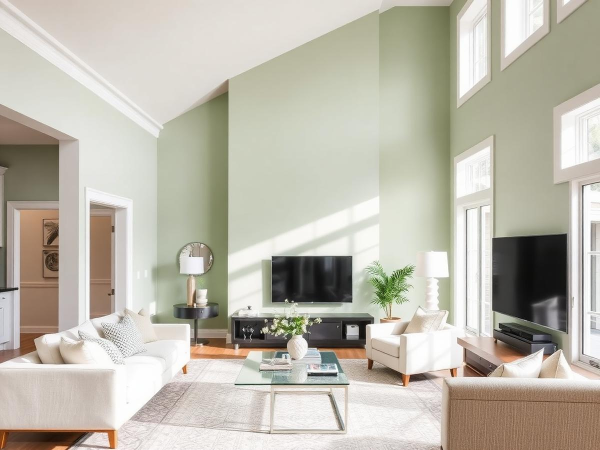
#> input picture src/assets/gallery-1.jpg, 1200 x 900 px (shown at 1/2 size)
$ python add-gallery-photos.py ../src/assets
#> lines starting #> are read from the running program, lines starting #| are printed output that depends on the picture
#!/usr/bin/env python3
"""
Добавляет фото в src/assets/gallery/ с дедупликацией по sha256.

Использование:
  python3 scripts/add-gallery-photos.py <папка-с-исходниками> [--preset premium]

Логика:
1. Считает sha256 каждого исходного файла.
2. Сравнивает с .hashes.json (хеши исходников и обработанных webp).
3. Пропускает дубли, обрабатывает новые премиум-пресетом, аплоадит в CDN,
   создаёт work-NNN.webp.asset.json и обновляет манифест.
"""
import argparse, hashlib, json, os, subprocess, sys, tempfile, re
from pathlib import Path
from PIL import Image, ImageEnhance, ImageFilter, ImageOps

ROOT = Path(__file__).resolve().parent.parent
GAL  = ROOT / "src/assets/gallery"
MANIFEST = GAL / ".hashes.json"

def sha256(path):
    h=hashlib.sha256()
    with open(path,'rb') as f:
        for ch in iter(lambda:f.read(1<<16),b''): h.update(ch)
    return h.hexdigest()

def load_manifest():
    if MANIFEST.exists():
        return json.loads(MANIFEST.read_text())
    return {"by_source": {}, "by_output": {}}  # hash -> work-NNN.webp

def save_manifest(m):
    MANIFEST.write_text(json.dumps(m, indent=2, sort_keys=True) + "\n")

def next_index():
    nums=[int(m.group(1)) for p in GAL.glob("work-*.webp.asset.json")
          if (m:=re.match(r"work-(\d+)\.webp\.asset\.json", p.name))]
    return (max(nums) if nums else 0) + 1

def premium(src, dst):
    im=Image.open(src).convert('RGB')
#> im is the input picture: PIL image 1200x900 RGB; mean R, G, B 189.1, 185, 172.7
    w,h=im.size; s=min(w,h)
#> after `w, h = im.size`: w = 1200; h = 900
#> after `s = min(w, h)`: s = 900
    im=im.crop(((w-s)//2,(h-s)//2,(w+s)//2,(h+s)//2)).resize((1200,1200), Image.LANCZOS)
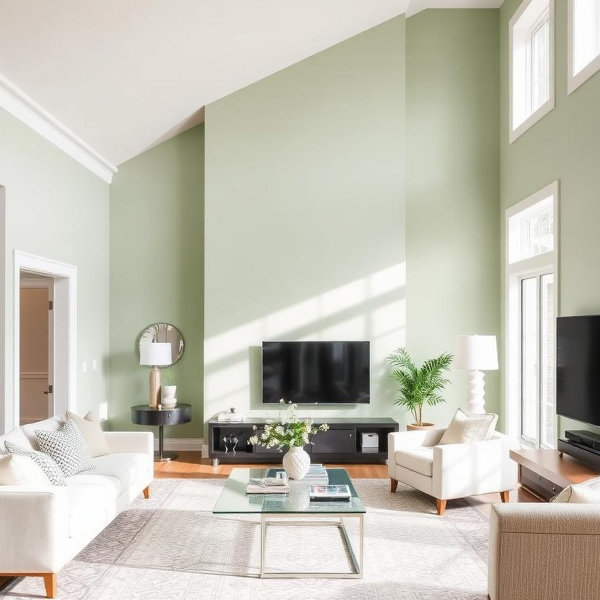
#> im: PIL image 1200x1200 RGB (shown at 1/2 size); mean R, G, B 194.8, 192.5, 180
    im=ImageOps.autocontrast(im, cutoff=1)
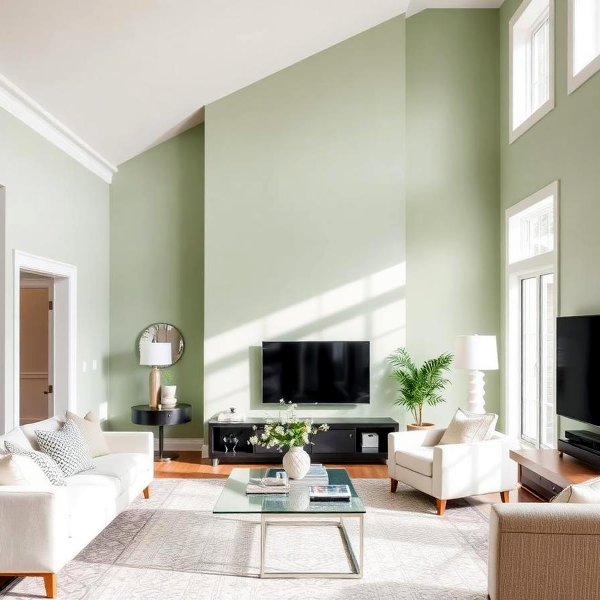
#> im: PIL image 1200x1200 RGB (shown at 1/2 size); mean R, G, B 188, 185.7, 172.6
    r,g,b=im.split()
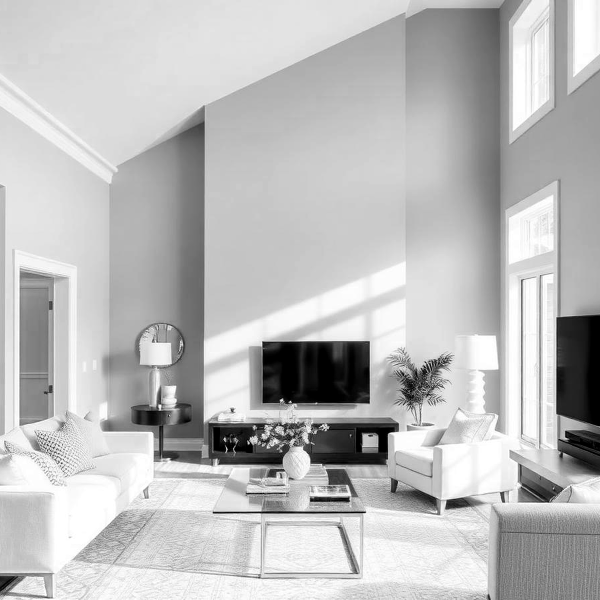
#> r: PIL image 1200x1200 L (shown at 1/2 size); min 0, max 255, mean 188
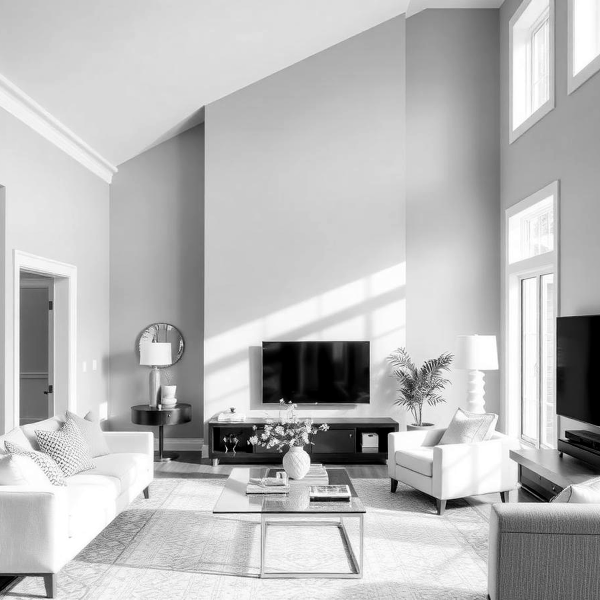
#> g: PIL image 1200x1200 L (shown at 1/2 size); min 0, max 255, mean 185.7
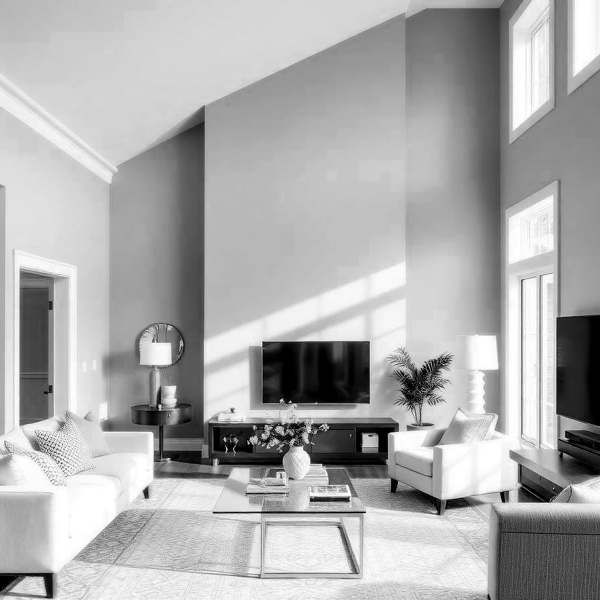
#> b: PIL image 1200x1200 L (shown at 1/2 size); min 0, max 255, mean 172.6
    r=r.point(lambda x: min(255,int(x*1.03)))
    b=b.point(lambda x: max(0,int(x*0.98)))
    im=Image.merge('RGB',(r,g,b))
    im=ImageEnhance.Color(im).enhance(1.18)
    im=ImageEnhance.Contrast(im).enhance(1.08)
    im=ImageEnhance.Brightness(im).enhance(1.02)
    im=im.filter(ImageFilter.UnsharpMask(radius=1.2, percent=130, threshold=2))
    im.save(dst,'WEBP', quality=86, method=6)

def main():
    ap=argparse.ArgumentParser()
    ap.add_argument("src_dir")
    args=ap.parse_args()
    src_dir=Path(args.src_dir)
    files=sorted([p for p in src_dir.iterdir()
                  if p.suffix.lower() in {".jpg",".jpeg",".png",".webp"}])
    if not files:
        print("Нет файлов для обработки"); return
    m=load_manifest()
    idx=next_index()
    added=skipped=0
    with tempfile.TemporaryDirectory() as tmp:
        for src in files:
            sh=sha256(src)
            if sh in m["by_source"]:
                print(f"[skip src-dup] {src.name} == {m['by_source'][sh]}")
                skipped+=1; continue
            out=Path(tmp)/f"work-{idx:03d}.webp"
            premium(src, out)
            oh=sha256(out)
            if oh in m["by_output"]:
                print(f"[skip out-dup] {src.name} -> {m['by_output'][oh]}")
                m["by_source"][sh]=m["by_output"][oh]
                skipped+=1; continue
            name=f"work-{idx:03d}.webp"
            asset_json=GAL/f"{name}.asset.json"
            r=subprocess.run(["lovable-assets","create","--file",str(out),"--filename",name],
                             capture_output=True, text=True, check=True)
            asset_json.write_text(r.stdout)
            m["by_source"][sh]=name
            m["by_output"][oh]=name
            print(f"[added] {src.name} -> {name}")
            idx+=1; added+=1
            save_manifest(m)
    print(f"\nГотово: добавлено {added}, пропущено дублей {skipped}")

if __name__=="__main__":
    main()
#> (the call stopped at in main, `r=subprocess.run(["lovable-assets","create","--file",str(out),"--filen..`: subprocess is not available in this run)

$ run again, on src/assets/gallery-3.jpg
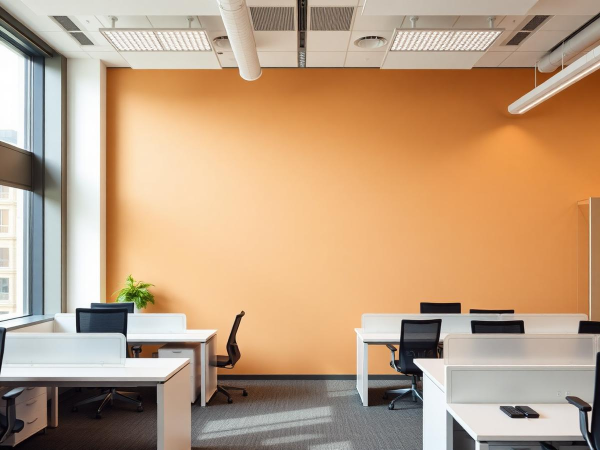
#> input picture src/assets/gallery-3.jpg, 1200 x 900 px (shown at 1/2 size)
#> in premium, im is the input picture: PIL image 1200x900 RGB; mean R, G, B 191, 159.8, 129.3
#> in premium, `r,g,b=im.split()`:
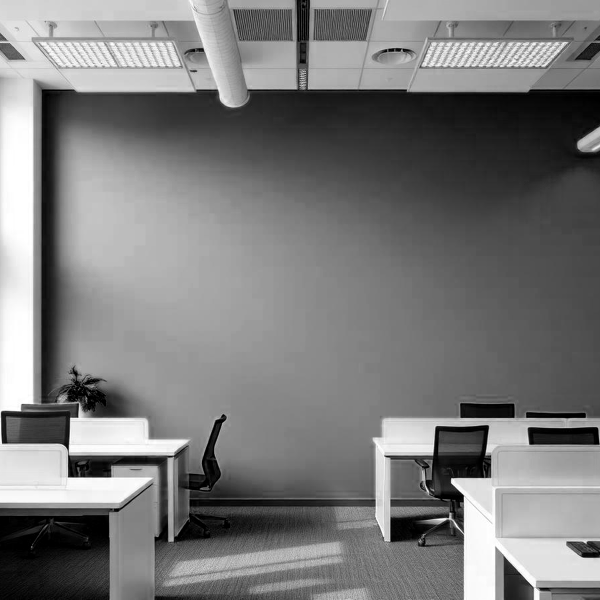
#> b: PIL image 1200x1200 L (shown at 1/2 size); min 0, max 255, mean 122.3
#> in premium, `im=ImageEnhance.Color(im).enhance(1.18)`:
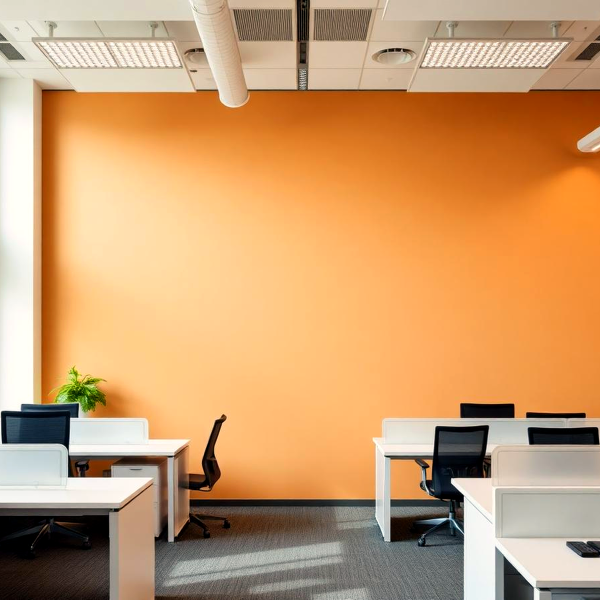
#> im: PIL image 1200x1200 RGB (shown at 1/2 size); mean R, G, B 203.2, 157.2, 110.4

$ run again, on src/assets/hero.jpg
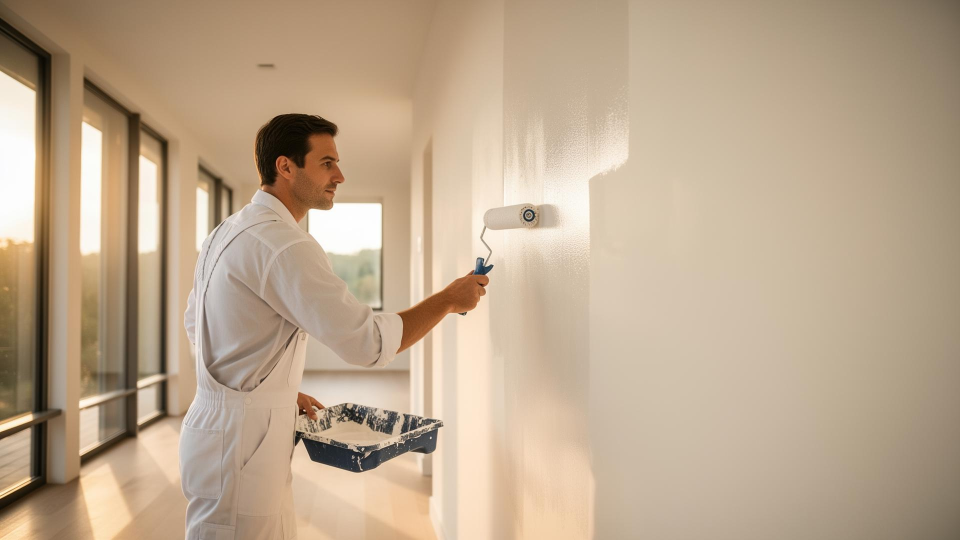
#> input picture src/assets/hero.jpg, 1920 x 1080 px (shown at 1/2 size)
#> in premium, im is the input picture: PIL image 1920x1080 RGB; mean R, G, B 188.8, 167.4, 142.5
#> in premium, `r,g,b=im.split()`:
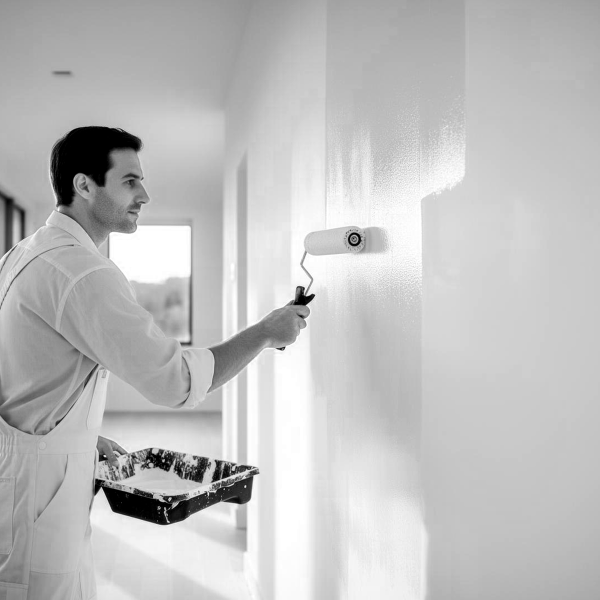
#> r: PIL image 1200x1200 L (shown at 1/2 size); min 0, max 255, mean 191.5
#> in premium, `r,g,b=im.split()`:
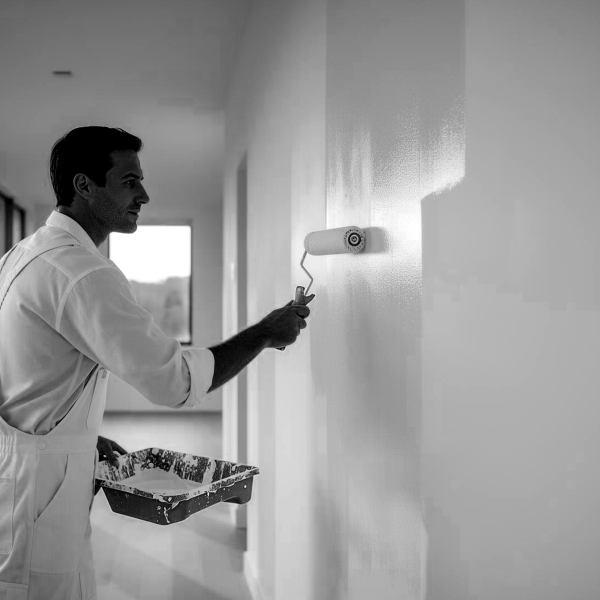
#> b: PIL image 1200x1200 L (shown at 1/2 size); min 0, max 255, mean 152.8
